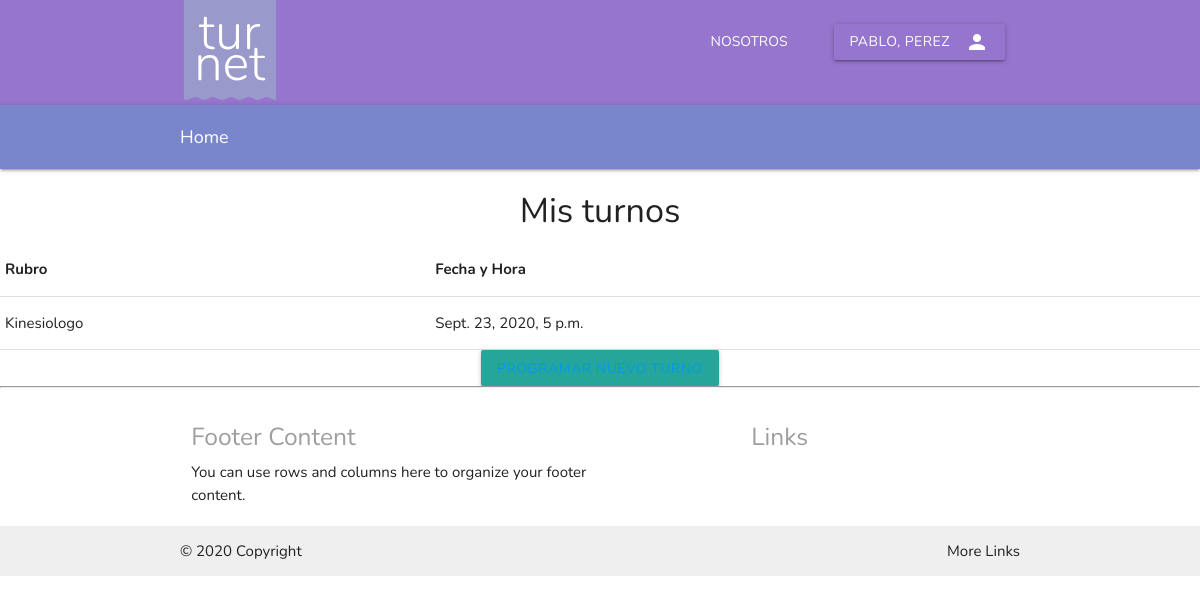
The app's page /turnos/homecliente/misturnos/1 with its own data.
### turnos/models.py (models this page shows)
class Cliente(models.Model):
	dni = models.IntegerField()
	nombre = models.CharField(max_length=30)
	apellido = models.CharField(max_length=30)
	direccion = models.CharField(max_length=30)
	tel = models.CharField(max_length=30)
	mail = models.EmailField(max_length=30)

class Turno(models.Model):
	idcliente = models.ForeignKey(Cliente,on_delete=models.CASCADE,null=True,blank=True)
	idproveedor = models.ForeignKey(Proveedor,on_delete=models.CASCADE)
	fecha_turno = models.DateTimeField(null=False,blank=False)
	fecha_solicitud = models.DateTimeField(null=True,blank=True)

class Proveedor(models.Model):
	cuit = models.IntegerField()
	nombre = models.CharField(max_length=30)
	apellido = models.CharField(max_length=30)
	direccion = models.CharField(max_length=30)
	tel = models.CharField(max_length=30)
	mail = models.EmailField(max_length=30)
	descrpcion= models.CharField(max_length=30)
	rubro= models.CharField(max_length=30)

### turnos/views.py (the view)
# urls.py: path('homecliente/misturnos/<int:idcli>',views.get_turnoscli),
def get_turnoscli(request,idcli):
	turnos = Turno.objects.all().filter(idcliente=idcli)
	cliente = Cliente.objects.get(id=idcli)
	temp = loader.get_template("turnoscli.html")
	context = {"turnos":turnos,"clienteape":cliente.apellido,"clientenom":cliente.nombre}
	return HttpResponse(temp.render(context))

### turnos/templates/turnoscli.html (shortened to what this page needs)
{%	extends "homeuser.html" %}
{% load static %}
{% block content %}
<body>
	<body>
		<nav class="navbar deep-purple lighten-2 z-depth-3">
			<div class="container nav-wrapper ">
			  <a href="#" class="brand-logo"><img class="logo" src="{% static 'img/turnet_logo.svg' %}" alt=""></a>
			  <ul class="right hide-on-med-and-down">
				<li><a class="white-text waves-effect waves-light transparent btn-flat" href="#">Nosotros</a></li>
				<li><a class="registro transparent waves-effect waves-light btn" href="#"><i class="material-icons right">person</i>{{clientenom}}, {{clienteape}}</a></li>
			  </ul>
			</div>
		  </nav>
	  <nav class="#7986cb indigo lighten-2">
		<div class="container">
		  <div class="nav-wrapper">
			<div class="col s12">
			  <a href="#!" class="breadcrumb">Home</a>
			</div>
		  </div>
		</div>
	  </nav>
    <h4 align="center"> Mis turnos</h4>
<div align="center">
  <table cellspacing="10" cellpadding="10" border="3" >
      <tr>
        <th>Rubro</th>
        <th>Fecha y Hora</th>
      </tr>
      {% for turno in turnos %}
          <tr>
            <td>{{ turno.idproveedor.rubro }}</td>
            <td>{{ turno.fecha_turno }}</td>
          </tr>
      {% endfor %}
    </table>
    <button class="btn btn-info" type="button" ><a href="/turnos/homecliente/misturnos/lista/" target="_blank">Programar nuevo turno</a>
    </button>
</div>
</body>
{% endblock %}

### turnos/static/css/style.css (style rules this page uses)
* { margin:0; padding:0; font-family: 'Nunito', sans-serif; }
body { display: flex; min-height: 100vh; flex-direction: column; }
.logo { height: 100px; width: 100px; }
.navbar { height: 105px; }
ul li { padding: 0px 2px; margin-top: 10px; }

### records on screen
Cliente: nombre "PABLO", apellido "PEREZ"
Turno: idproveedor.rubro "Kinesiologo", fecha_turno "Sept. 23, 2020, 5 p.m."
